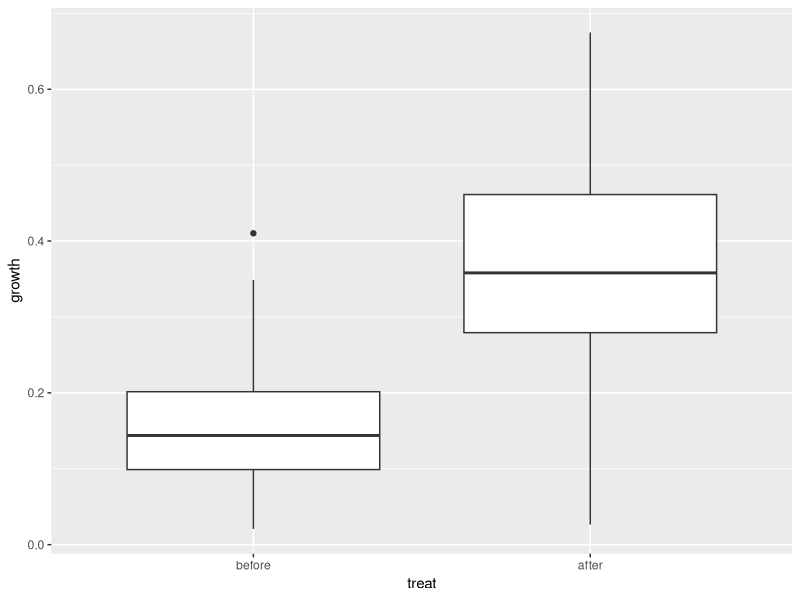

Write R code to recreate this figure. (Note: this script raises an error after producing the figure.)
## Create datasets for sessions on basic statistics
##################################################################################

library(tidyverse)

set.seed(22)


## Data set for t-test ##################################################

# tree growth before and after thinning

dt_thin <- tibble(treeID = as.factor(1:100),
                  before =  rnorm(100, mean = 0.15, sd = 0.08),
                  after = rnorm(100, mean = 0.4, sd = 0.15))

summary(dt_thin)

dt_thin <- dt_thin %>% pivot_longer(c("before", "after"),
                                    names_to = "treat",
                                    values_to = "growth")

dt_thin <- dt_thin %>% 
  mutate(treat = as.factor(treat),
         treat = fct_relevel(dt_thin$treat, "before", "after"))

summary(dt_thin)
str(dt_thin)

ggplot(dt_thin, aes(x=treat, y=growth)) + geom_boxplot()


## Save in a single .Rdata
save(dt_thin,
     file = "6_basic_statistics/data/data_statistics.RData")
